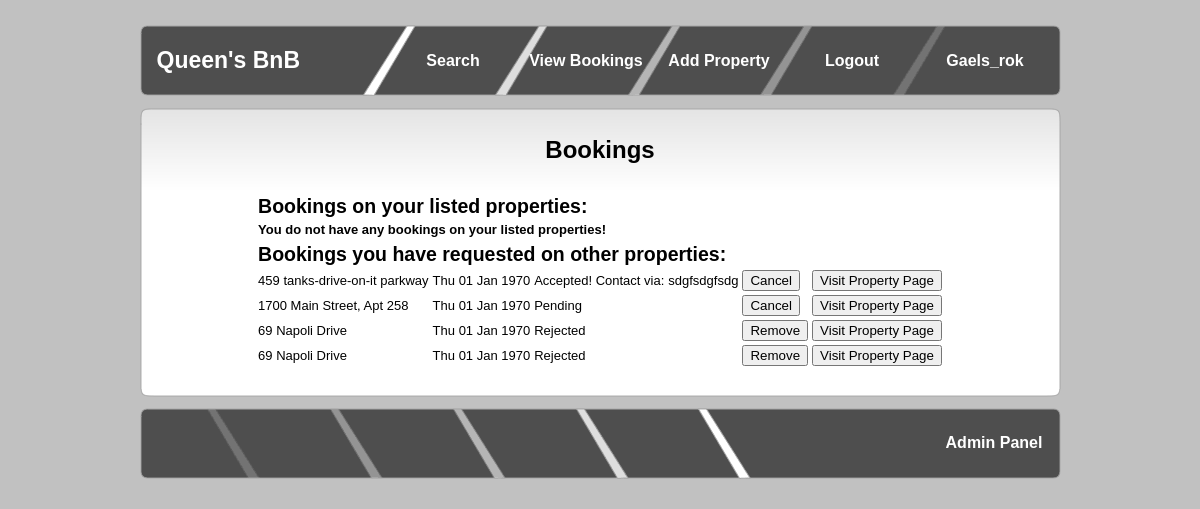
Screenshot of /viewbookings.php (signed in) with the database file from the repository.
### tables this page shows
CREATE TABLE `booking` (
  `Booking ID` int(11) NOT NULL,
  `Member ID` int(11) NOT NULL,
  `Date` int(11) NOT NULL,
  `Status` enum('1','2','3') NOT NULL,
  `Property ID` int(11) NOT NULL,
  `rating` int(11) DEFAULT NULL
);

CREATE TABLE `property` (
  `Property ID` int(11) NOT NULL,
  `Supplier ID` int(11) NOT NULL,
  `Address` varchar(100) NOT NULL,
  `Type` varchar(30) NOT NULL,
  `Price` int(11) NOT NULL,
  `Other Features` varchar(200) DEFAULT NULL,
  `Description` varchar(500) DEFAULT NULL,
  `District` int(11) NOT NULL
);

CREATE TABLE `member` (
  `Account Name` varchar(20) NOT NULL,
  `Email Address` varchar(50) NOT NULL,
  `Phone Number` varchar(15) DEFAULT NULL,
  `First Name` varchar(20) NOT NULL,
  `Last Name` varchar(20) NOT NULL,
  `Password` varchar(100) NOT NULL,
  `Member ID` int(11) NOT NULL,
  `Is_admin` tinyint(1) NOT NULL DEFAULT '0'
);

### session.php (called while the page is built, shortened)
<?php
if(isset($_SESSION['id'])){
	$userid = $_SESSION['id'];
}
?>

### viewbookings.php (the view, shortened to what this page needs)
<!DOCTYPE html>
<html xmlns="http://www.w3.org/1999/xhtml">
<head>
<link rel="stylesheet" type="text/css" href="style.css" />
</head>
<body>
<?php
include("session.php");
include_once 'sql.php';
if($rank >= 0){
		$query = "SELECT DISTINCT `Address`, `Booking ID`, `Account Name`, `Date`, `Status` FROM `booking` JOIN `property` ON `booking`.`Property ID` = `property`.`Property ID` JOIN `member` ON `booking`.`Member ID` = `member`.`Member ID` WHERE booking.`Member ID` = member.`Member ID` and property.`Supplier ID` = $userid";
		if($stmt = $con->prepare($query)){
			$stmt->execute();
			$ownedresult = $stmt->get_result();
			$ownedresultnum = $ownedresult->num_rows;
		} else {
			echo ("Failed statement 1");
		}
		$query = "SELECT DISTINCT booking.`Property ID`, `Booking ID`, `Address`, member.`Email Address`, `Date`, `Status`, rating FROM `booking` JOIN `property` ON `booking`.`Property ID`= `property`.`Property ID` JOIN `member` ON `member`.`Member ID` = `property`.`Supplier ID` WHERE booking.`Member ID` = $userid";
		if($stmt = $con->prepare($query)){
			$stmt->execute();
			$requestedresult = $stmt->get_result();
			$requestedresultnum = $requestedresult->num_rows;
		} else {
			echo ("Failed statement 2");
		}
} else {
    header("Location: index.php");
	die();
}
?>
    <div id="page">
        <div id="header">
            <?php include ("header.php"); ?>
        </div>
        <div id="main">
            <div class="main_top">
                <h1><center>Bookings</center></h1>
            </div>
            <div class="main_body">
		<table border = 0>
		<tr>
			<th colspan = "4"><h2>Bookings on your listed properties:</h2></th>
		</tr>
		<?php
		if ($ownedresultnum > 0){
			while($row = $ownedresult->fetch_assoc()) {
				echo "<form name = 'updatebooking' action='viewbookings.php' method='post'>";
				echo "<td>".$row['Account Name']."</td><td>".date('D',$row['Date']) . " " . date('d',$row['Date']) . " " . date('M',$row['Date']) . " " . date('o',$row['Date'])."</td>";
				echo "<td>".$row['Address']."</td>";
				echo "<td><input type='hidden' name=bookid value=".$row['Booking ID']."/></td>";
				if($row['Status'] == 1){
					echo "<td><select name='statussel' disabled><option value=1 selected>Rejected</option>";
					echo "<option value=2>Pending</option><option value=3>Accepted</option></select></td>";
					echo "<td><input type='submit' name='Update' value='Update' disabled/></td></tr>";
				} else if ($row['Status'] == 2) {
					echo "<td><select name='statussel'><option value=1>Rejected</option>";
					echo "<option value=2 selected>Pending</option><option value=3>Accepted</option></select></td>";
					echo "<td><input type='submit' name='Update' value='Update'/></td></tr>";
				} else if ($row['Status'] == 3) {
					echo "<td><select name='statussel' disabled><option value=1>Rejected</option>";
					echo "<option value=2>Pending</option><option value=3 selected>Accepted</option></select></td>";
					echo "<td><input type='submit' name='Update' value='Update' disabled/></td></tr>";
				} else {
					echo "<td>Cancelled</td>";
					echo "<td><input type='submit' name='Remove' value='Remove'/></td></tr>";
				}
				echo "</form>";
			}
		} else {
			echo "<tr><th colspan = "."4".">You do not have any bookings on your listed properties!</th></tr>";
		}
		?>
		<tr></tr><th colspan = "4"><h2>Bookings you have requested on other properties:</h2><th></tr>
		<?php
		if ($requestedresultnum > 0){
			while($row = $requestedresult->fetch_assoc()){
				echo "<tr><td>".$row['Address']."</td><td>".date('D',$row['Date']) . " " . date('d',$row['Date']) . " " . date('M',$row['Date']) . " " . date('o',$row['Date'])."</td>";
				if($row['Status'] == 1){
					echo "<td>Rejected</td><td><form name = 'removebooking' action='viewbookings.php' method='post'><input type='hidden' name='bookid' value=".$row['Booking ID']."/></td>";
					echo "<td><input type='submit' name='Remove' value='Remove'/></td></form><td><a href ='viewlisting.php?pid=".$row['Property ID']."'><button>Visit Property Page</button></a></td>";
				} else if($row['Status'] == 2) {
					echo "<td>Pending</td><td><form name = 'cancelbooking' action='viewbookings.php' method='post'><input type='hidden' name=bookid value=".$row['Booking ID']."/></td>";
					echo "<td><input type='submit' name='Cancel' value='Cancel'/></td></form><td><a href ='viewlisting.php?pid=".$row['Property ID']."'><button>Visit Property Page</button></a></td>";
				} else if ($row['Status'] == 3) {
					echo "<td>Accepted! Contact via:</td>";
					echo "<td>".$row['Email Address']."<form name = 'cancelbooking' action='viewbookings.php' method='post'><input type='hidden' name=bookid value=".$row['Booking ID']."/></td>";
					echo "<td><input type='submit' name='Cancel' value='Cancel'/></td></form><td><a href ='viewlisting.php?pid=".$row['Property ID']."'><button>Visit Property Page</button></a></td>";
				} else {
					echo "<td>Cancelled</td><td></td><td></td><td><a href ='viewlisting.php?pid=".$row['Property ID']."'><button>Visit Property Page</button></a></td>";
				}
				echo "</tr>";
			}
		} else {
			echo "<tr><th colspan = "."4".">You have not requested bookings on any properties!</th></tr>";
		}
		?>
		</table>
				 </div>
           	<div class="main_bottom"></div>
        </div>
        <?php include("footer.php"); ?>
        </div>
</body>
</html>
</body>
</html>

### style.css (style rules this page uses)
html, body { text-align: center; }
body { margin: 0; padding: 0; background: #C1C1C1; background-image:url(images/background.png) text-align: left; font-family: "Trebuchet MS", Arial, Helvetica, sans-serif; font-size: 13px; color: #F1F5F8; }
* { margin: 0 auto 0 auto; }
#main { margin-top:10px; margin-bottom:10px; text-align: left; }
#main .main_top { height:85px; width:921px; background-image:url(images/main_top.png); background-repeat:no-repeat; text-align:left; }
#main .main_body { padding-left:0px; height:auto; width:921px; background-image:url(images/main_body.png); background-repeat:repeat-y; color:#000000; padding-bottom:20px; text-align: left; }
#main .main_top h1 { font-size:24px; line-height:85px; color:#000000; padding-left:25px; background-image:url(images/header_h1_bg.png); background-position:right; background-repeat:no-repeat; margin-right:25px; text-align: left; }
#main .main_bottom { height:8px; width:921px; background-image:url(images/main_bottom.png); background-repeat:no-repeat; text-align: left; }
#page { margin: 0 auto 0 auto; margin-top:25px; display: block; height:auto; position: relative; overflow: hidden; width: 921px; }
#header { background-image:url(images/header.png); background-repeat:no-repeat; width:921px; height:72px; text-align: left; }

### rows the page displays
booking: Property ID "459 tanks-drive-on-it parkway", Date "Thu", Date "01", Date "Jan", Date "1970", Member ID "sdgfsdgfsdg"
booking: Property ID "1700 Main Street, Apt 258", Date "Thu", Date "01", Date "Jan", Date "1970"
booking: Property ID "69 Napoli Drive", Date "Thu", Date "01", Date "Jan", Date "1970"
booking: Property ID "69 Napoli Drive", Date "Thu", Date "01", Date "Jan", Date "1970"

### other values shown
$accountname "Gaels_rok"
